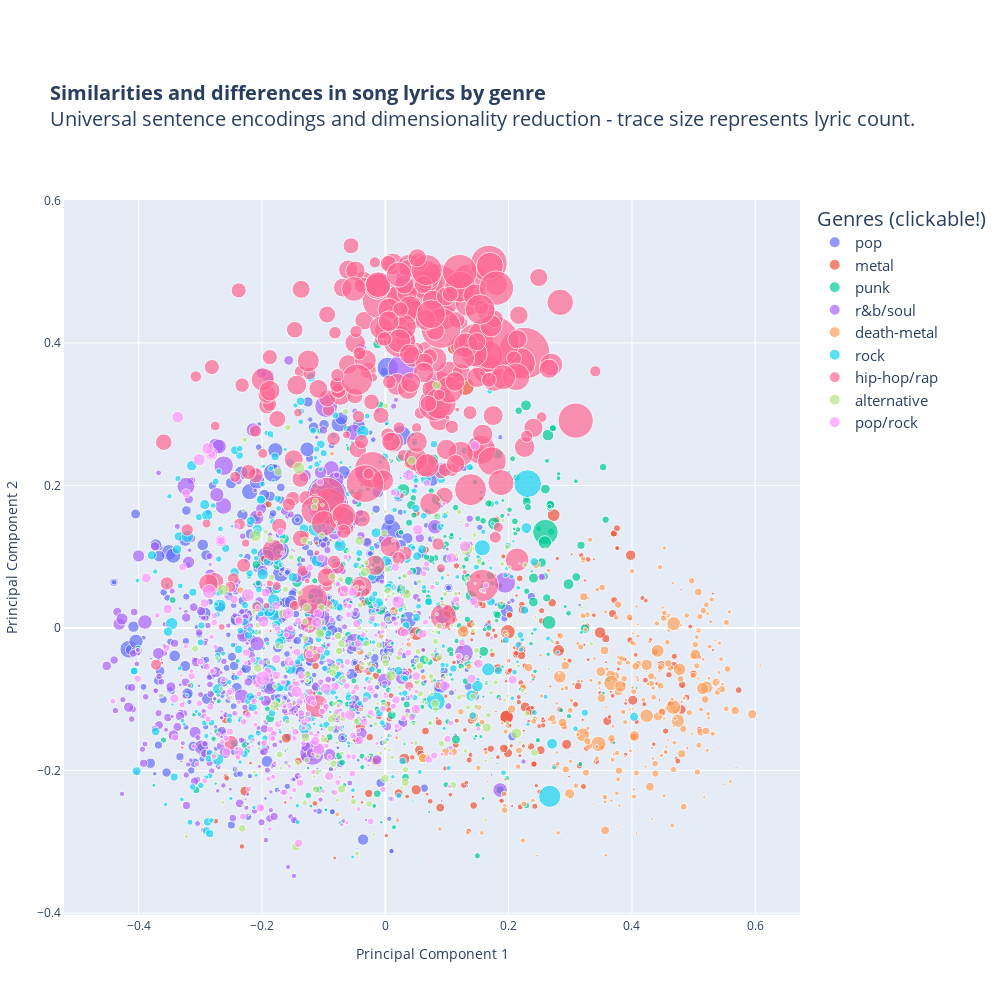

Notebook source saved alongside this figure:
### Code cell
scatPlot_2 = Musixmatch_scatPlot(df,df_embed,n_components=2)

### Figure 1 — Plotly figure (JSON) as saved in the notebook; plotly's stock layout.template omitted (floating-point values rounded to 4 significant figures; data arrays with more than 128 entries replaced by an {"elided": "..."} marker saying what was removed)
{"data": [{"hoverinfo": "text", "marker": {"size": {"elided": "544 float values"}}, "mode": "markers", "name": "pop", "text": {"elided": "544 str values"}, "type": "scatter", "x": {"elided": "544 float values"}, "y": {"elided": "544 float values"}}, {"hoverinfo": "text", "marker": {"size": {"elided": "309 float values"}}, "mode": "markers", "name": "metal", "text": {"elided": "309 str values"}, "type": "scatter", "x": {"elided": "309 float values"}, "y": {"elided": "309 float values"}}, {"hoverinfo": "text", "marker": {"size": {"elided": "359 float values"}}, "mode": "markers", "name": "punk", "text": {"elided": "359 str values"}, "type": "scatter", "x": {"elided": "359 float values"}, "y": {"elided": "359 float values"}}, {"hoverinfo": "text", "marker": {"size": {"elided": "404 float values"}}, "mode": "markers", "name": "r&b/soul", "text": {"elided": "404 str values"}, "type": "scatter", "x": {"elided": "404 float values"}, "y": {"elided": "404 float values"}}, {"hoverinfo": "text", "marker": {"size": {"elided": "344 float values"}}, "mode": "markers", "name": "death-metal", "text": {"elided": "344 str values"}, "type": "scatter", "x": {"elided": "344 float values"}, "y": {"elided": "344 float values"}}, {"hoverinfo": "text", "marker": {"size": {"elided": "444 float values"}}, "mode": "markers", "name": "rock", "text": {"elided": "444 str values"}, "type": "scatter", "x": {"elided": "444 float values"}, "y": {"elided": "444 float values"}}, {"hoverinfo": "text", "marker": {"size": {"elided": "302 float values"}}, "mode": "markers", "name": "hip-hop/rap", "text": {"elided": "302 str values"}, "type": "scatter", "x": {"elided": "302 float values"}, "y": {"elided": "302 float values"}}, {"hoverinfo": "text", "marker": {"size": {"elided": "362 float values"}}, "mode": "markers", "name": "alternative", "text": {"elided": "362 str values"}, "type": "scatter", "x": {"elided": "362 float values"}, "y": {"elided": "362 float values"}}, {"hoverinfo": "text", "marker": {"size": {"elided": "358 float values"}}, "mode": "markers", "name": "pop/rock", "text": {"elided": "358 str values"}, "type": "scatter", "x": {"elided": "358 float values"}, "y": {"elided": "358 float values"}}], "layout": {"height": 1000, "legend": {"font": {"family": "Open Sans", "size": 15}, "itemsizing": "constant", "orientation": "v", "title": {"font": {"family": "Open Sans", "size": 20}, "side": "top", "text": "Genres (clickable!)"}}, "margin": {"b": 85, "l": 40, "pad": 0, "r": 40, "t": 200}, "showlegend": true, "title": {"font": {"size": 20}, "text": "<b>Similarities and differences in song lyrics by genre</b>    <br>Universal sentence encodings and dimensionality reduction - trace size represents lyric count."}, "width": 1000, "xaxis": {"showgrid": true, "showline": true, "showticklabels": true, "title": {"text": "Principal Component 1"}, "zeroline": true}, "yaxis": {"showgrid": true, "showline": true, "showticklabels": true, "title": {"text": "Principal Component 2"}, "zeroline": true}}}
